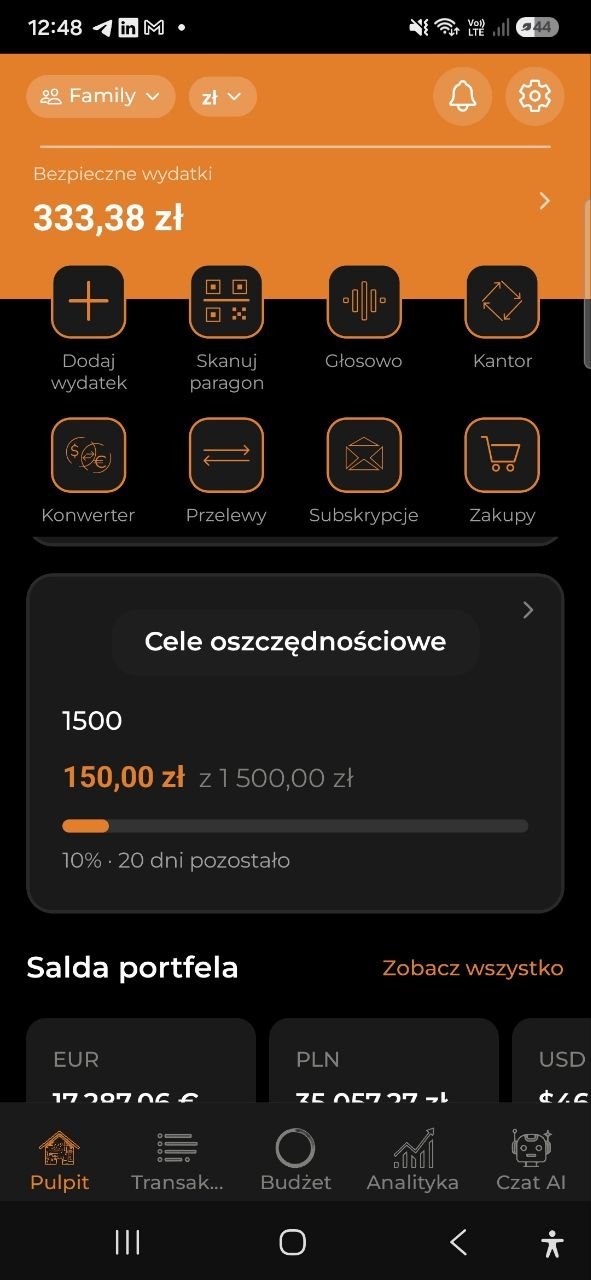
#> input picture docs/marketing/creatives/goals/photo_1_2026-07-12_11-10-01.jpg, 591 x 1280 px; its folder holds only this picture in this run
$ python build_goals_reel.py ../creatives/goals/photo_1_2026-07-12_11-10-01.jpg
#> lines starting #> are read from the running program, lines starting #| are printed output that depends on the picture
# -*- coding: utf-8 -*-
"""
Animated reel (MP4 + GIF) for the "Cele oszczędnościowe" (Savings Goals) feature
in AI Budget Assistant. Five phone screenshots cycle inside a phone bezel with
vertical-slide transitions, warm-dark gradient + orange glow.

Icon layout (matches purchase-list / trip / family-feed style):
  - Top right : app icon with orange ring
  - Bottom    : MICODE badge + mi-code.pl

Scene order:
    0. home    — home widget "Cele oszczędnościowe" with progress (balances blurred)
    1. list    — goals list: progress, status (Aktywny/Ukończony), difficulty tags
    2. detail  — goal detail: progress, "Dodaj kwotę", "W normie" forecast, history
    3. plan-ai — "Plan AI": monthly/weekly amount + AI description + milestones
    4. limits  — "Limity kategorii": suggested per-category cuts to reach the goal

Outputs in docs/marketing/creatives/goals/renders/pl/:
    goals-reel.mp4       1080x1920, 30fps
    goals-reel.gif       600x1067
    goals-reel-4x5.mp4
    goals-reel-4x5.gif

Usage:
    python build_goals_reel.py               # gif 9:16
    python build_goals_reel.py mp4
    python build_goals_reel.py both
    python build_goals_reel.py both 4:5
"""
import os, sys, subprocess
import numpy as np
from PIL import Image, ImageDraw, ImageFont, ImageFilter
import imageio.v2 as imageio

SCRIPT_DIR = os.path.dirname(os.path.abspath(__file__))
MK    = os.path.dirname(SCRIPT_DIR)
FEATURE = "goals"
OUT   = os.path.join(MK, "creatives", FEATURE, "renders")
BADGE = os.path.join(MK, "assets", "micode-badge.png")
ICON  = os.path.join(MK, "..", "..", "apps", "mobile", "assets", "icon.png")

SHOTS_DIR = os.path.join(MK, "creatives", FEATURE)
SRC = [
    os.path.join(SHOTS_DIR, "photo_1_2026-07-12_11-10-01.jpg"),  # home widget (balances blurred)
    os.path.join(SHOTS_DIR, "photo_2_2026-07-12_11-10-01.jpg"),  # goals list + difficulty tags
    os.path.join(SHOTS_DIR, "photo_3_2026-07-12_11-10-01.jpg"),  # goal detail + forecast + history
    os.path.join(SHOTS_DIR, "photo_4_2026-07-12_11-10-01.jpg"),  # Plan AI + milestones
    os.path.join(SHOTS_DIR, "photo_5_2026-07-12_11-10-01.jpg"),  # category limits
]

# Fractional (y1, y2) bands to blur per scene index (protects real balances).
BLUR_BANDS = {
    0: [(0.148, 0.202), (0.832, 0.895)],  # safe-to-spend number + wallet balances row
}

# ---------- design tokens ----------
W = 1080
HEAD_FONT = "C:/Windows/Fonts/segoeuib.ttf"
SEMI_FONT = "C:/Windows/Fonts/seguisb.ttf"
SUB_FONT  = "C:/Windows/Fonts/segoeui.ttf"
ORANGE = (245, 131, 42)
WHITE  = (250, 250, 252)
GREY   = (200, 203, 210)

PHASES = {
    "A": ("CELE OSZCZĘDNOŚCIOWE", "Wyznacz cel\ni śledź postęp"),
    "B": ("POSTĘP I PROGNOZA",    "Wiesz, kiedy\nosiągniesz cel"),
    "C": ("PLAN AI",              "AI ułoży plan\noszczędzania"),
}
SCENE_PHASE = ["A", "A", "B", "C", "C"]
PILLS = ["Wyznacz cel", "Śledź postęp", "Plan AI"]
FOOTER_URL = "mi-code.pl"

FPS = 30
HOLD_S = 4.0
TRANS_S = 0.8
GIF_HOLD_MS = 4000

SUFFIX = {"9:16": "", "4:5": "-4x5"}

H = WIN_TOP = SCR_H = SCR_W = BEZEL = 0
L = {}


def set_aspect(aspect):
    global H, WIN_TOP, SCR_H, BEZEL, L
    if aspect == "4:5":
        H, WIN_TOP, SCR_H, BEZEL = 1344, 310, 770, 12
        L = dict(ey=44, eye_sz=28, ul_dy=42, head_sz=58, head_gap=72, head_step=68,
                 glow=(540, 490), pills_dy=20, pill_sz=24, pill_h=50, pill_padx=20, pill_gap=14,
                 badge_sz=66, badge_by=1190, url_dy=8, url_sz=22)
    else:
        H, WIN_TOP, SCR_H, BEZEL = 1920, 440, 1220, 14
        L = dict(ey=78, eye_sz=34, ul_dy=50, head_sz=82, head_gap=96, head_step=94,
                 glow=(540, 650), pills_dy=26, pill_sz=26, pill_h=54, pill_padx=24, pill_gap=16,
                 badge_sz=80, badge_by=1786, url_dy=10, url_sz=26)


def init_scr_w():
    global SCR_W
    img = Image.open(SRC[0])
#> img is the input picture: PIL image 591x1280 RGB; mean R, G, B 60.1, 41.9, 26.7
    SCR_W = round(SCR_H * img.width / img.height)
#> SCR_W = 563


# ---------- helpers ----------

def vgradient(c0, c1):
#> called with c0 = (44, 28, 15), c1 = (11, 11, 14)
    base = Image.new("RGB", (W, H), c0)
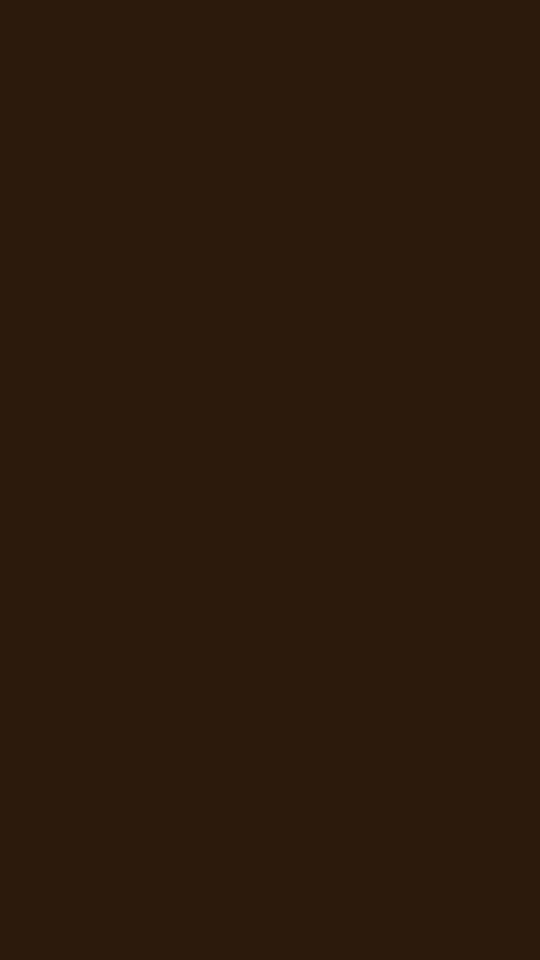
#> base: PIL image 1080x1920 RGB (shown at 1/2 size); mean R, G, B 44, 28, 15
    d = ImageDraw.Draw(base)
    for y in range(H):
        t = y / (H - 1)
        d.line([(0, y), (W, y)], fill=tuple(int(c0[i] + (c1[i]-c0[i])*t) for i in range(3)))
    return base.convert("RGBA")
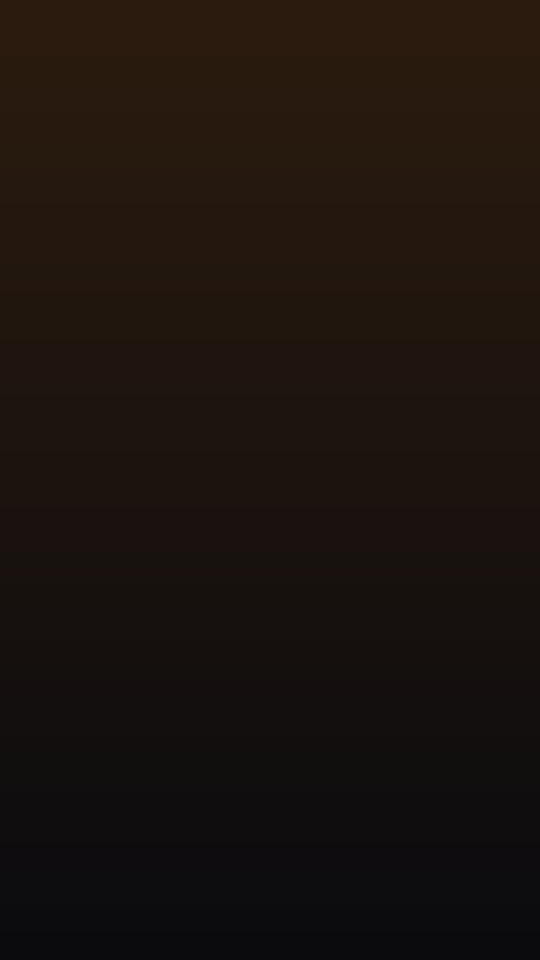
#> returned value: PIL image 1080x1920 RGBA (shown at 1/2 size); mean R, G, B, A 27, 19, 14, 255


def add_glow(canvas, center, radii, color, alpha, blur):
#> called with center = (540, 650), radii = (620, 580), color = (245, 131, 42), alpha = 140, blur = 200
    layer = Image.new("RGBA", (W, H), (0, 0, 0, 0))
#> layer: PIL image 1080x1920 RGBA; every value is 0
    cx, cy = center; rx, ry = radii
    ImageDraw.Draw(layer).ellipse([cx-rx, cy-ry, cx+rx, cy+ry], fill=color + (alpha,))
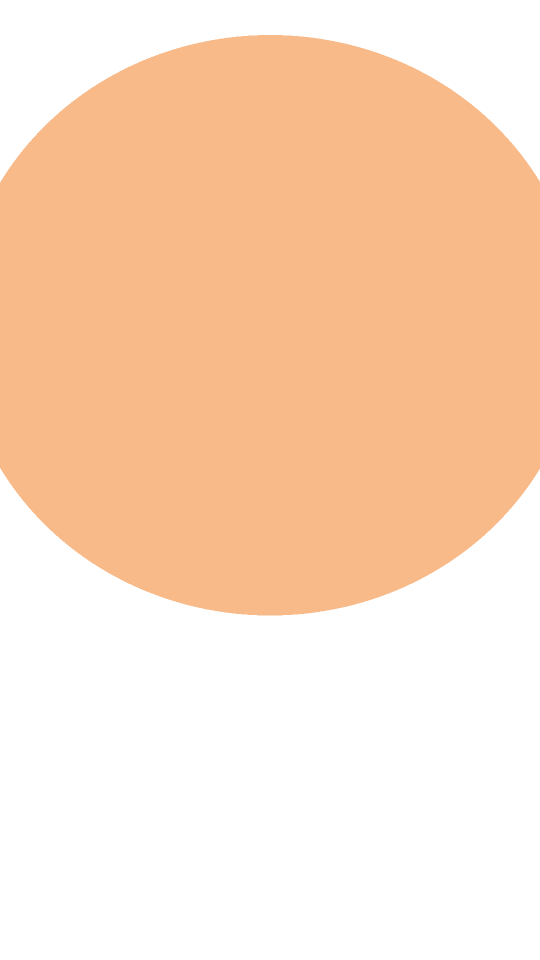
#> layer: PIL image 1080x1920 RGBA (shown at 1/2 size); mean R, G, B, A 126.3, 67.6, 21.7, 72.2; transparent parts drawn white
    return Image.alpha_composite(canvas, layer.filter(ImageFilter.GaussianBlur(blur)))
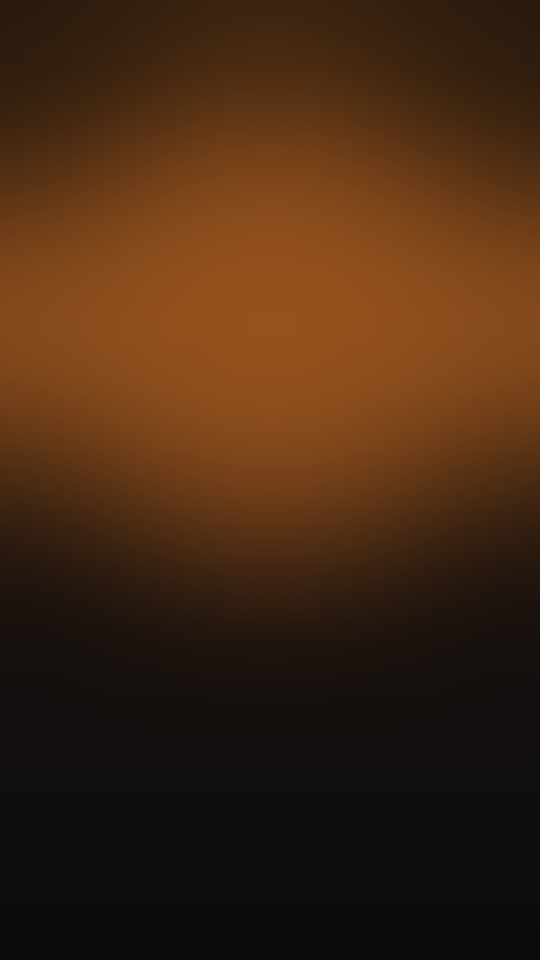
#> returned value: PIL image 1080x1920 RGBA (shown at 1/2 size); mean R, G, B, A 68.8, 40.2, 18.9, 255


# [6 lines left out: function circle_img, not called in this run]


def tw(draw, s, font):
    return draw.textlength(s, font=font)


def centered(img, y, s, font, fill):
    d = ImageDraw.Draw(img)
    d.text(((W - tw(d, s, font)) / 2, y), s, font=font, fill=fill)


# [31 lines left out: functions spaced, wrap_text, phone_rect, not called in this run]


def screen_origin():
    px, py, _, _ = phone_rect()
    return px + BEZEL, py + BEZEL


# ---------- background ----------

def build_bg():
    canvas = vgradient((44, 28, 15), (11, 11, 14))
    gx, gy = L["glow"]
    canvas = add_glow(canvas, (gx, gy), (620, 580), ORANGE, 140, 200)
    canvas = add_glow(canvas, (140, H - 360), (380, 360), (255, 80, 50), 46, 220)
#> call 2 of add_glow, with center = (140, 1560), radii = (380, 360), color = (255, 80, 50), alpha = 46, blur = 220
#> in add_glow (call 2), `ImageDraw.Draw(layer).ellipse([cx-rx, cy-ry, cx+rx, cy+ry], fill=color..`:
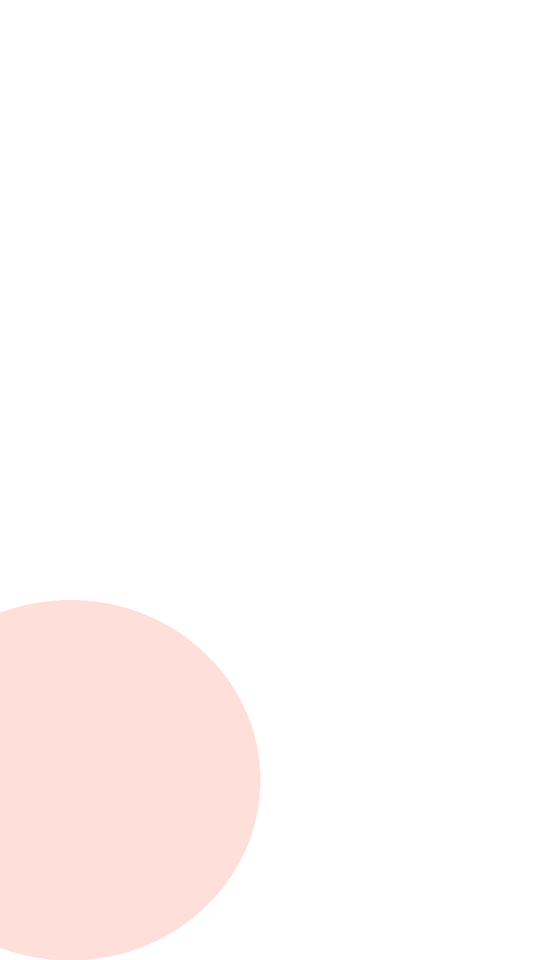
#> layer: PIL image 1080x1920 RGBA (shown at 1/2 size); mean R, G, B, A 38.7, 12.1, 7.6, 7; transparent parts drawn white
#> in add_glow (call 2), `return Image.alpha_composite(canvas, layer.filter(ImageFilter.Gaussian..`:
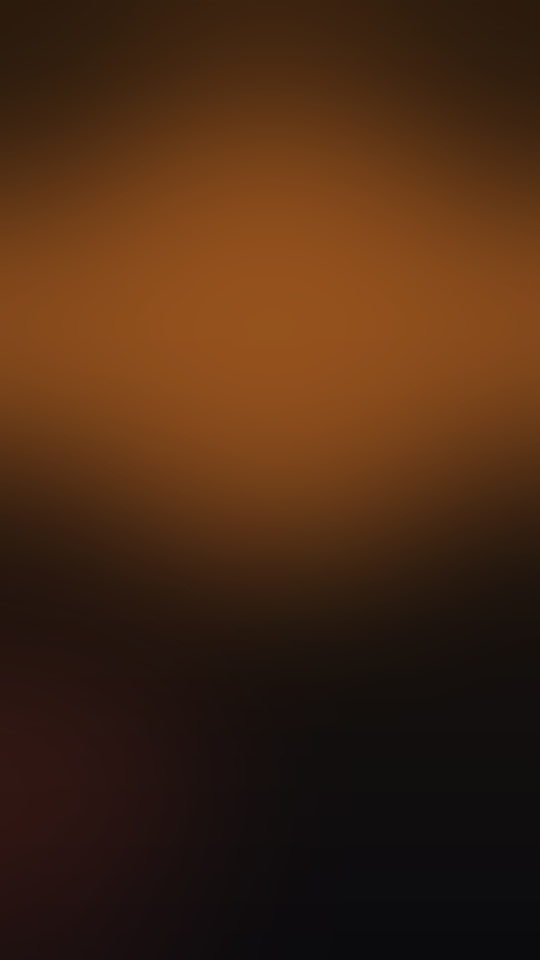
#> returned value: PIL image 1080x1920 RGBA (shown at 1/2 size); mean R, G, B, A 71.7, 40.8, 19.2, 255

    # top right: app icon with orange ring
    icon_sz = 92
#> (the run stopped early here; a loop or call above may not have finished)
